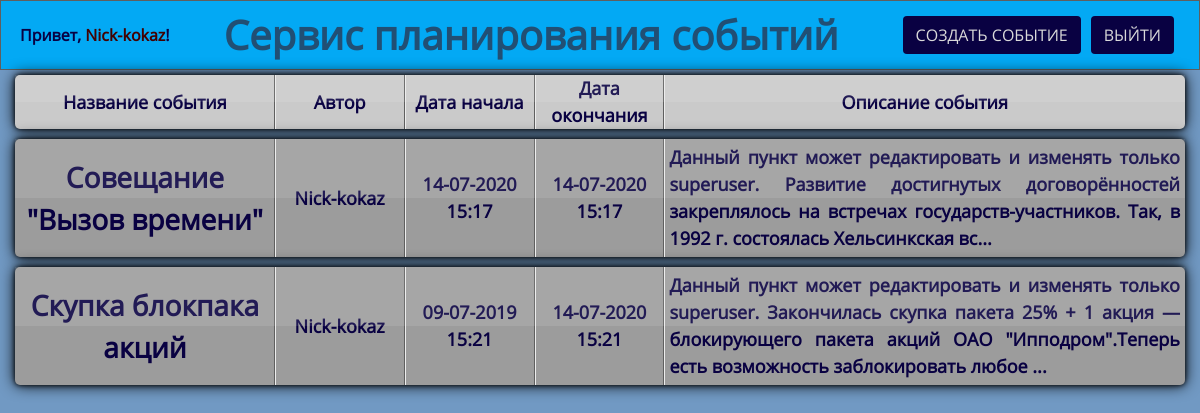
Page / (signed in) on the committed database.
### app/models.py (models this page shows, shortened)
class User(db.Model, UserMixin):
    __tablename__ = 'user'
    id = db.Column(db.Integer, primary_key=True)
    username = db.Column(db.String(48), unique=True)
    password = db.Column(db.String(128))
    email = db.Column(db.String(64))
    firstname = db.Column(db.String(48))
    lastname = db.Column(db.String(48))
    is_superuser = db.Column(db.Boolean, default=False)
    event = db.relationship('Event', backref='users', lazy='dynamic')
    @property
    def is_authenticated(self):
        return True

class Event(db.Model):
    __tablename__ = 'event'
    id = db.Column(db.Integer, primary_key=True)
    title = db.Column(db.String(64))
    description = db.Column(db.Text, nullable=False)
    start_time = db.Column(db.DateTime)
    end_time = db.Column(db.DateTime)
    author = db.Column(db.String, db.ForeignKey('user.username'), nullable=False)

### app/routes.py (the view)
@app.route('/')
def index():
    if not current_user.is_authenticated:
        loginform = LoginForm()
        signupform = SignupForm()
        return render_template('index.html', loginform=loginform, form=signupform)
    else:
        events = Event.query.all()
        return render_template('index.html', events=events)

### app/__init__.py (called while the page is built)
@app.template_filter('datetime')
def format_datetime(value, format="%d-%m-%Y %H:%M"):
    if value is None:
        return ""
    return value.strftime(format)

@app.template_filter('truncatechars')
def truncatechars(text, chars=500):
    if text is None:
        return ""
    if len(text) <= chars:
        return text
    else:
        return text[:chars] + "..."

### app/admin.py (called while the page is built)
def init_login_manager():
    login_manager = LoginManager()
    login_manager.init_app(app)
    @login_manager.user_loader
    def load_user(user_id):
        return User.query.get(user_id)

### app/templates/index.html (shortened to what this page needs)
{% extends 'base.html' %}
{% block styles %}
    <link rel="stylesheet" type="text/css" href="{{ url_for('static', filename='css/bootstrap.min.css') }}">
    <link rel="stylesheet" type="text/css" href="{{ url_for('static', filename='css/style.css') }}">
{% endblock %}
{% block content %}
    {% if current_user.is_authenticated %}
    <header class="container-fluid header">
        <div class="user-box">
            Привет, <a href="/user/{{current_user.id}}"><span class="cur_user">{{current_user.username}}</span></a>!
        </div>
        <h3 class="page-title">Сервис планирования событий</h3>
        <div class="btn-box">
            <form class="addevent-box" action="/create_event">
                <button class="btn btn-global" type="submit">Создать событие</button>
            </form>
            <form class="logout-box" action="/logout">
                <button class="btn btn-global" type="submit">Выйти</button>
            </form>
        </div>
    </header>
    <div class="container-fluid">
        <div class="card-column">
            {% if events %}
            <div class="card-head-box">
                <div class="card-head-name">Название события</div>
                <div class="card-author">Автор</div>
                <div class="card-date">Дата начала</div>
                <div class="card-date">Дата окончания</div>
                <div class="card-desc">Описание события</div>
            </div>
            {% for event in events %}
            <a class="card-box" href="/event/{{event.id}}">
                <div class="card-name">{{event.title|truncatechars(25)}}</div>
                <div class="card-author">{{event.author}}</div>
                <div class="card-date">{{event.start_time|datetime}}</div>
                <div class="card-date">{{event.end_time|datetime}}</div>
                <div class="card-desc">{{event.description|truncatechars(190)}}</div>
            </a>
            {% endfor %}
            {% else %}
            <div class="card-head-box">
                <div class="card-nothing">Пока нет ни одного события</div>
            </div>
            {% endif %}
        </div>
    </div>
    {% endif %}
{% endblock %}

### app/static/css/style.css (style rules this page uses)
a, a:hover { text-decoration: none; }
* { font-family: "Open Sans", sans-serif; padding: 0; margin: 0; }
body { background: #7199c3; min-height: 100vh; }
.header, .status { display: flex; flex-direction: row; justify-content: space-between; align-items: center; background: ##03a9f4; border: 1px solid #5f5f5f; }
.header { background: #03a9f4; padding: 10px 15px; }
.cur_user { color: #420101; }
.addevent-box, .logout-box { padding: 0 2px; }
.main-title, .page-title { color: #214f74; font-weight: 600; text-align: center; }
.page-title { margin: 0; padding: 0; font-size: 40px; }
.user-box { color: #090142; font-weight: 800; margin: 10px 0 10px 4px ; white-space: nowrap; text-align: center; }
.btn-box { display: flex; margin: 5px 5px; }
.card-column { display: flex; flex-direction: column; align-items: center; width: 100%; }
.card-head-box, .card-box { position: relative; margin: 5px 0; padding: 0; display: flex; flex-direction: row; justify-content: space-between; width: 100%; min-height: 40px; border-radius: 5px; background: #9c9c9c; box-shadow: 0 0 5px #000, 0 0 15px #000; transition: 0.2s; text-decoration: none; }
.card-head-box { background: #cacaca; }
.card-head-box::before, .card-box::before { content: ''; position: absolute; top: 0; left: 0; width: 100%; height: 50%; background: rgba(255,255,255,0.1); z-index: 1; }
.card-name { display: flex; justify-content: center; align-items: center; text-align: center; position: relative; width: 25%; color: #090142; font-size: 28px; font-weight: 600; }
.card-author, .card-date { display: flex; justify-content: center; align-items: center; text-align: center; position: relative; width: 12.5%; font-size: 18px; color: #090142; font-weight: 800; word-wrap: break-word; }
.card-head-name { display: flex; justify-content: center; align-items: center; text-align: center; position: relative; width: 25%; color: #090142; font-size: 18px; font-weight: 800; }
.card-desc { position: relative; display: flex; align-items: center; justify-content: flex-start; text-align: justify; padding: 5px 5px; width: 50%; font-size: 18px; color: #090142; font-weight: 800; word-wrap: break-word; }
.card-author::before, .card-date::before, .card-desc::before { content: ''; width: 1px; height: 100%; background: #ededed; position: absolute; top: 0; left: 0; z-index: 1; }
.card-head-name::after, .card-name::after, .card-date::after, .card-author::after { content: ''; width: 1px; height: 100%; background: #5f5f5f; position: absolute; bottom: inherit; top: 0; right: 0; }
.card-head-box > .card-desc { justify-content: center; }
.btn-global { margin: 0 3px; background: #090142; color: #d9d9d9; text-transform: uppercase; }

### rows in the picture
User: username "Nick-kokaz"
Event: title "Совещание \"Вызов времени\"", author "Nick-kokaz", start_time "14-07-2020 15:17", end_time "14-07-2020 15:17", description "Данный пункт может редактировать и изменять только superuser. Развитие достигнутых договорённостей закреплялось на встречах государств-участников. Так, в 1992 г. состоялась Хельсинкская вс..."
Event: title "Скупка блокпака акций", author "Nick-kokaz", start_time "09-07-2019 15:21", end_time "14-07-2020 15:21", description "Данный пункт может редактировать и изменять только superuser. Закончилась скупка пакета 25% + 1 акция — блокирующего пакета акций ОАО \"Ипподром\".Теперь есть возможность заблокировать любое ..."
